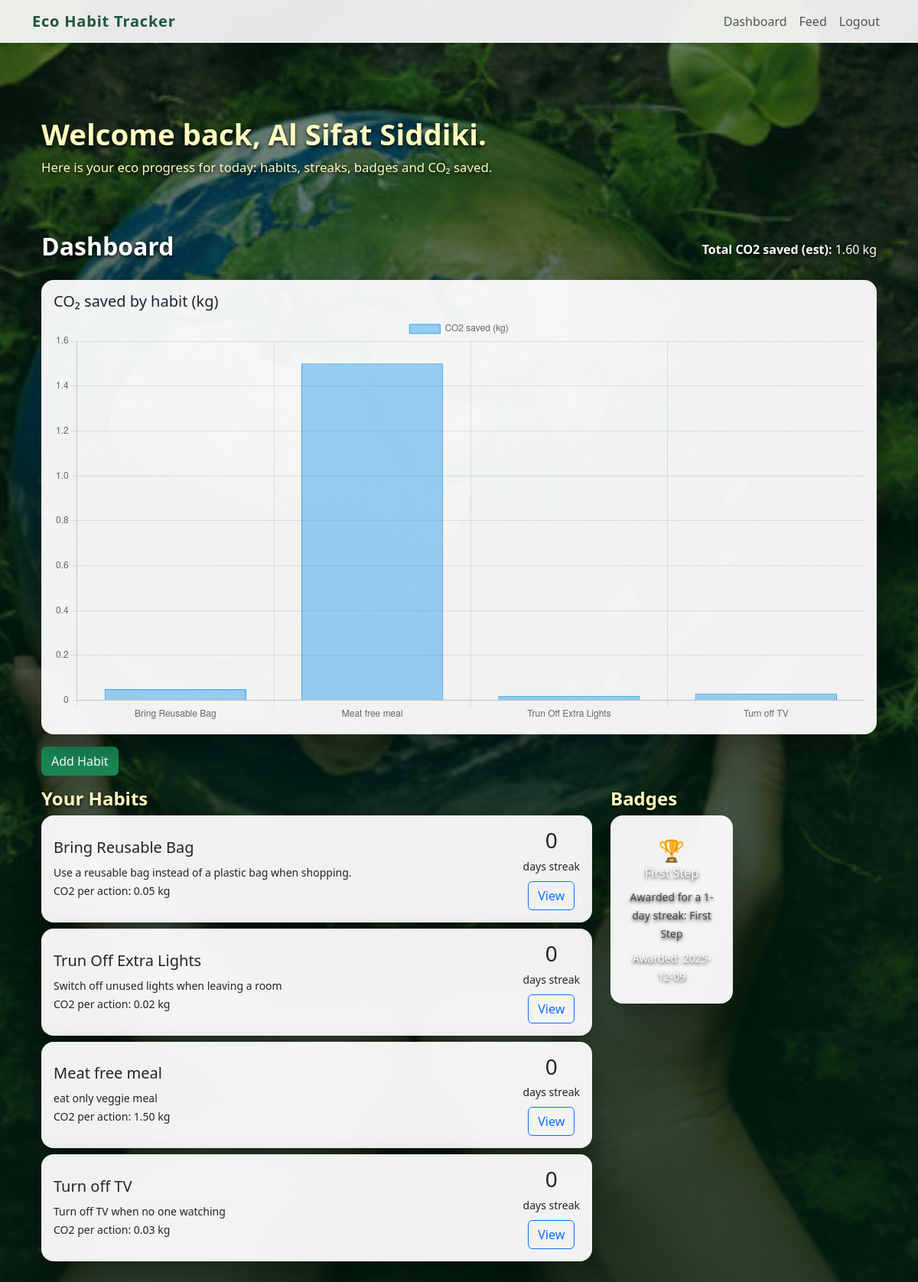
The page /dashboard (signed in) on the database its author committed.
### app.py (models this page shows, shortened)
class User(db.Model, UserMixin):
    id = db.Column(db.Integer, primary_key=True)
    email = db.Column(db.String(120), unique=True, nullable=False)
    password_hash = db.Column(db.String(128), nullable=False)
    display_name = db.Column(db.String(80), nullable=True)
    badges = db.relationship('UserBadge', backref='user', lazy=True)

class Habit(db.Model):
    id = db.Column(db.Integer, primary_key=True)
    title = db.Column(db.String(140), nullable=False)
    description = db.Column(db.Text, nullable=True)
    co2_saving = db.Column(db.Float, default=0.0)
    user_id = db.Column(db.Integer, db.ForeignKey('user.id'), nullable=False)

class UserBadge(db.Model):
    id = db.Column(db.Integer, primary_key=True)
    user_id = db.Column(db.Integer, db.ForeignKey('user.id'), nullable=False)
    badge_id = db.Column(db.Integer, db.ForeignKey('badge.id'), nullable=False)
    awarded_on = db.Column(db.Date, default=date.today)
    badge = db.relationship('Badge')

class Badge(db.Model):
    id = db.Column(db.Integer, primary_key=True)
    name = db.Column(db.String(120), nullable=False)
    description = db.Column(db.Text, nullable=True)
    threshold = db.Column(db.Integer, default=0)  # e.g. days of streak

### app.py (the view)
@app.route('/dashboard')
@login_required
def dashboard():
    habits = Habit.query.filter_by(user_id=current_user.id).all()
    habit_info = []
    total_co2 = 0.0
    for h in habits:
        s = habit_streak(current_user.id, h.id)
        logs_count = HabitLog.query.filter_by(user_id=current_user.id, habit_id=h.id).count()
        total_co2 += h.co2_saving * logs_count
        habit_info.append((h, s))
    user_badges = UserBadge.query.filter_by(user_id=current_user.id).all()
    badge_objs = [ub.badge for ub in user_badges]
    return render_template('dashboard.html', habit_info=habit_info, badges=badge_objs, total_co2=total_co2, user_badges=user_badges)

### app.py (called while the page is built)
@login_manager.user_loader
def load_user(user_id):
    return User.query.get(int(user_id))

def habit_streak(user_id, habit_id):
    today = date.today()
    streak = 0
    current_day = today
    while True:
        log = HabitLog.query.filter_by(user_id=user_id, habit_id=habit_id, date=current_day).first()
        if log:
            streak += 1
            current_day = current_day - timedelta(days=1)
        else:
            break
    return streak

### templates/dashboard.html (shortened to what this page needs)
{% extends 'base.html' %}
{% block content %}
  <section class="hero-section mb-4">
    <div class="row align-items-center">
      <div class="col-md-8">
        <h1 class="hero-title mb-2">Welcome back, {{ current_user.display_name }}.</h1>
        <p class="hero-subtitle">
          Here is your eco progress for today: habits, streaks, badges and CO₂ saved.
        </p>
      </div>
    </div>
  </section>
<div class="d-flex justify-content-between align-items-center mb-3">
  <h2 class="dashboard-page-title">Dashboard</h2>
  <div class="dashboard-page-summary"><strong>Total CO2 saved (est):</strong> {{ '%.2f'|format(total_co2) }} kg</div>
</div>
<div class="card mb-3">
  <div class="card-body">
    <h5 class="card-title">CO₂ saved by habit (kg)</h5>
    <canvas id="co2Chart" width="400" height="200"></canvas>
  </div>
</div>
<script>
async function loadCO2() {
  const res = await fetch('/api/co2');
  if (!res.ok) return;
  const data = await res.json();
  const labels = Object.keys(data);
  const values = Object.values(data);
  const ctx = document.getElementById('co2Chart').getContext('2d');
  new Chart(ctx, {
    type: 'bar',
    data: {
      labels: labels,
      datasets: [{
        label: 'CO2 saved (kg)',
        data: values,
        borderWidth: 1
      }]
    },
    options: {
      scales: {
        y: { beginAtZero: true }
      }
    }
  });
}
document.addEventListener('DOMContentLoaded', loadCO2);
</script>
<a class="btn btn-success mb-3" href="{{ url_for('add_habit') }}">Add Habit</a>
<div class="row">
  <div class="col-md-8">
    <h4 class="dashboard-section-title">Your Habits</h4>
    {% for h, s in habit_info %}
      <div class="card mb-2">
        <div class="card-body d-flex justify-content-between align-items-center">
          <div>
            <h5>{{ h.title }}</h5>
            <p class="mb-0"><small>{{ h.description }}</small></p>
            <p class="mb-0"><small>CO2 per action: {{ '%.2f'|format(h.co2_saving) }} kg</small></p>
          </div>
          <div class="text-center">
            <div class="h3 mb-1">{{ s }}</div>
            <div><small>days streak</small></div>
            <a class="btn btn-outline-primary mt-2" href="{{ url_for('habit_detail', habit_id=h.id) }}">View</a>
          </div>
        </div>
      </div>
    {% else %}
      <p>No habits yet.</p>
    {% endfor %}
  </div>
  <div class="col-md-4">
    <h4 class="dashboard-section-title">Badges</h4>
    <div class="d-flex flex-wrap gap-2">
      {% for ub in user_badges %}
        <div class="card badge-card p-2" style="width:10rem;">
          <div class="card-body text-center">
            <div style="font-size:28px;">🏆</div>
            <h6 class="card-title">{{ ub.badge.name }}</h6>
            <small class="text-muted">{{ ub.badge.description }}</small>
            <div class="mt-2"><small>Awarded: {{ ub.awarded_on }}</small></div>
          </div>
        </div>
      {% else %}
        <p class="dashboard-empty-text">No badges yet.</p>
      {% endfor %}
    </div>
  </div>
</div>
{% endblock %}

### templates/base.html (shortened to what this page needs)
<!doctype html>
<html lang="en">
  <head>
    <link href="https://cdn.jsdelivr.net/npm/bootstrap@5.3.0/dist/css/bootstrap.min.css" rel="stylesheet">
      <link rel="stylesheet" href="{{ url_for('static', filename='style.css') }}">
    <link rel="stylesheet" href="{{ url_for('static', filename='style.css') }}">
</head>
  <body>
  <nav class="navbar navbar-expand-lg navbar-light bg-white shadow-sm mb-4">
    <div class="container">
      <a class="navbar-brand" href="{{ url_for('index') }}">Eco Habit Tracker</a>
      <div class="collapse navbar-collapse">
        <ul class="navbar-nav ms-auto">
          {% if current_user.is_authenticated %}
          <li class="nav-item"><a class="nav-link" href="{{ url_for('dashboard') }}">Dashboard</a></li>
          <li class="nav-item"><a class="nav-link" href="{{ url_for('feed') }}">Feed</a></li>
          <li class="nav-item"><a class="nav-link" href="{{ url_for('logout') }}">Logout</a></li>
          {% else %}
          <li class="nav-item"><a class="nav-link" href="{{ url_for('login') }}">Login</a></li>
          <li class="nav-item"><a class="nav-link" href="{{ url_for('register') }}">Register</a></li>
          {% endif %}
        </ul>
      </div>
    </div>
  </nav>
  <div class="container">
    <main class="py-4">
  <div class="container">
  {% block content %}{% endblock %}
  </div>
</main>
  </div>
  </body>
</html>

### static/style.css (style rules this page uses)
body { min-height: 100vh; margin: 0; font-family: system-ui, -apple-system, BlinkMacSystemFont, "Segoe UI", sans-serif; background-image: linear-gradient(rgba(0, 32, 16, 0.55), rgba(0, 32, 16, 0.8)), url("/static/images/Eco Habit Tracker Background theme.jpg"); background-size: cover; background-position: center; background-attachment: fixed; color: #1a202c; }
main { min-height: 80vh; }
.navbar { background: rgba(255, 255, 255, 0.9) !important; backdrop-filter: blur(10px); }
.navbar-brand { font-weight: 700; letter-spacing: 0.04em; color: #22543d !important; }
.card { border-radius: 1rem; box-shadow: 0 16px 35px rgba(0, 0, 0, 0.35); border: none; background: rgba(255, 255, 255, 0.94); }
.hero-section { color: #f0fff4; padding: 3rem 0 2rem 0; }
.hero-title { font-size: 2.4rem; font-weight: 700; }
.hero-subtitle { font-size: 1.05rem; max-width: 640px; }
.hero-section .hero-title, .hero-section .hero-subtitle { color: #fefcbf; text-shadow: 0 2px 4px rgba(0, 0, 0, 0.85); }
.dashboard-section-title { color: #fefcbf; text-shadow: 0 2px 4px rgba(0, 0, 0, 0.85); font-weight: 700; }
.dashboard-page-title, .dashboard-page-summary { color: #ffffff; text-shadow: 0 2px 4px rgba(0, 0, 0, 0.85); }
.dashboard-page-title { font-weight: 700; }
.badge-card .card-title, .badge-card small, .badge-card .mt-2 small { color: #ffffff; text-shadow: 0 2px 4px rgba(0, 0, 0, 0.85); }

### templates/base.html (style rules this page uses)
body { background: #f7fbf7; }
.badge-card { border-radius:12px; box-shadow: 0 2px 6px rgba(0,0,0,0.06); }

### rows shown on the page
User: display_name "Al Sifat Siddiki"
Habit: title "Bring Reusable Bag", description "Use a reusable bag instead of a plastic bag when shopping.", co2_saving "0.05", s "0"
Habit: title "Trun Off Extra Lights", description "Switch off unused lights when leaving a room", co2_saving "0.02", s "0"
Habit: title "Meat free meal", description "eat only veggie meal", co2_saving "1.50", s "0"
Habit: title "Turn off TV", description "Turn off TV when no one watching", co2_saving "0.03", s "0"
UserBadge: badge.name "First Step", badge.description "Awarded for a 1-day streak: First Step", awarded_on "2025-12-09"

### other values the page prints
{{ '%.2f'|format(total_co2) }} "1.60"
